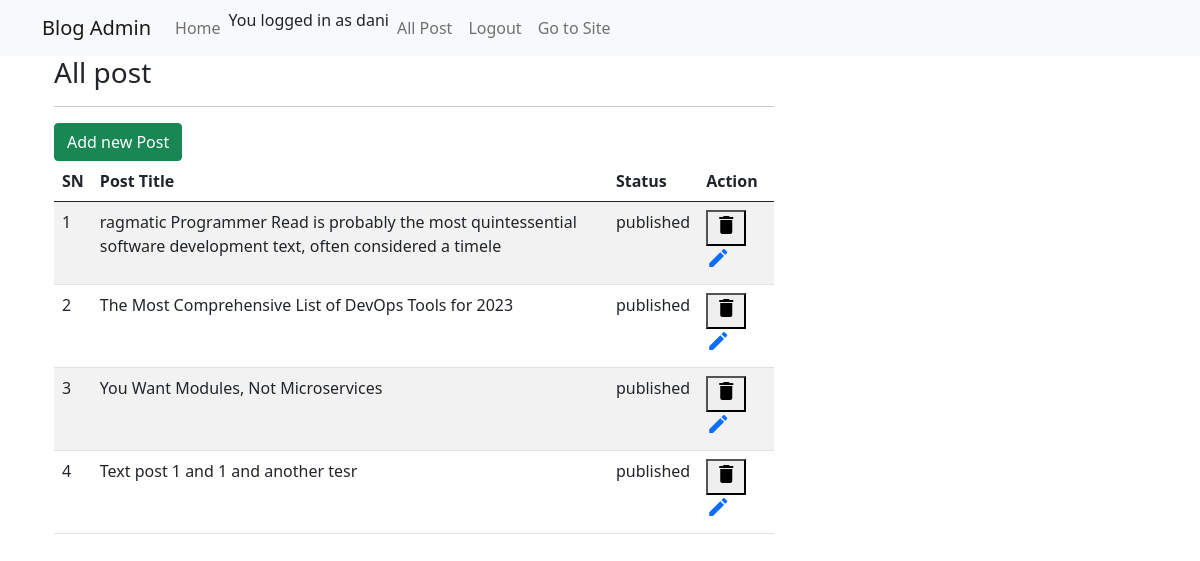
Page /admins/post/ (signed in) on the committed database.
### main/models.py (models this page shows, shortened)
class Post(models.Model):
    status = (
        ('published', 'published'),
        ('draft', 'draft'),
    )
    author = models.ForeignKey(
        User, on_delete=models.CASCADE, related_name='blog_posts')
    category = models.ForeignKey(
        Category, on_delete=models.CASCADE, blank=True, null=True)
    title = models.CharField(max_length=500)
    slug = AutoSlugField(populate_from='title')
    image_1 = models.ImageField(null=True)
    excerpt = models.TextField(null=True, blank=True)
    content = RichTextUploadingField()
    date_created = models.DateTimeField(auto_now_add=True)
    view_count = models.PositiveIntegerField(default=0)
    status = models.CharField(max_length=30, choices=status, default='published')
    class Meta:
        ordering = ('-date_created',)

### main/views.py (the view)
# urls.py: path('admins/post/', AdminPostListView.as_view(), name='list_post'),
class AdminPostListView(ListView):
    model = Post
    context_object_name = 'post_list'
    template_name = 'admin/postlist.html'

### main/custom_processor.py (called while the page is built)
def category_renderer(request):
    return {
        'all_categories': Category.objects.all(),
        'popular_foot':  Post.objects.filter(
            status='published').order_by('view_count')[:3],
        'trend' : Post.objects.filter(
            Q(status='published') & Q(view_count__gte=10))[:7],
        'contactus' : ContactUs.objects.get(id=1)
    }

### template/admin/postlist.html (shortened to what this page needs)
{% extends "admin/adminbase.html" %}
{% block content %}
<div class="container">
    <div class="row">
        <div class="col-md-8 col-sm-12">
            <h3>All post</h3>
            <hr>
            <a class="btn btn-success" href="{% url 'main:create_post' %}">Add new Post</a>
            <table class='table table-striped'>
                <thead>
                    <tr>
                        <th>SN</th>
                        <th>Post Title</th>
                        <th>Status</th>
                        <th>Action</th>
                    </tr>
                </thead>
                <tbody>
                    {% for p in post_list %}
                    <tr>
                        <td>{{ forloop.counter }}</td>
                        <td>{{ p.title }}</td>
                        <td>{{ p.status }}</td>
                        <td> <button  data-bs-toggle="modal"
                                        data-bs-target="#delete_post">
                                       <span class="material-icons">delete</span>
                                    </button>
                        <a href= "{% url 'main:edit_post' p.id %}">
                            <span class="material-icons">create</span>
                         </a> </td>
                    </tr>
                    <div class="modal fade" id="delete_post" tabindex="-1"
                                aria-labelledby="delete_post" aria-hidden="true">
                    {% endfor %}
                </tbody>
            </table>
        </div>
    </div>
</div>
{% endblock content %}

### template/admin/adminbase.html (shortened to what this page needs)
<!DOCTYPE html>
<html lang="en">
<head>
    <head>
        <link href="https://cdn.jsdelivr.net/npm/bootstrap@5.0.0-beta1/dist/css/bootstrap.min.css" rel="stylesheet">
      <link href="https://cdn.quilljs.com/1.3.6/quill.snow.css" rel="stylesheet">
    </head>
</head>
<body>
    <nav class="navbar navbar-expand-lg navbar-light bg-light">
        <div class="container">
            <a class="navbar-brand" href="#">Blog Admin</a>
            <div class="collapse navbar-collapse" id="navbarSupportedContent">
                <ul class="navbar-nav">
                    <li class="nav-item active">
                        <a class="nav-link" href="" aria-current="page">Home</a>
                    </li>
                    {% if request.user.is_authenticated %}
                    <li class="nav-item active">
                        You logged in as {{ request.user }}
                    </li>
                    <li class="nav-item active">
                        <a class="nav-link" href="{% url 'main:list_post' %}" aria-current="page">All Post</a>
                    </li>
                    <li class="nav-item active">
                        <a class="nav-link" href="{% url 'logout' %}">Logout</a>
                    </li>
                    {% else %}
                    <li class="nav-item active">
                        <a class="nav-link" href="{% url 'login' %}">Login</a>
                    </li>
                    {% endif %}
                    <li class="nav-item active">
                        <a class="nav-link" href="{% url 'main:index' %}" target="_blank">Go to Site</a>
                    </li>
                </ul>
            </div>
        </div>
    </nav>
    <div class='container'>
{% block content %}
    {% endblock content %}
    </div>
</body>
</html>

### rows in the picture
Post: title "ragmatic Programmer Read is probably the most quintessential software development text, often considered a timele", status "published"
Post: title "The Most Comprehensive List of DevOps Tools for 2023", status "published"
Post: title "You Want Modules, Not Microservices", status "published"
Post: title "Text post 1 and 1 and another tesr", status "published"

### other values in the picture
{{ request.user }} "dani"
